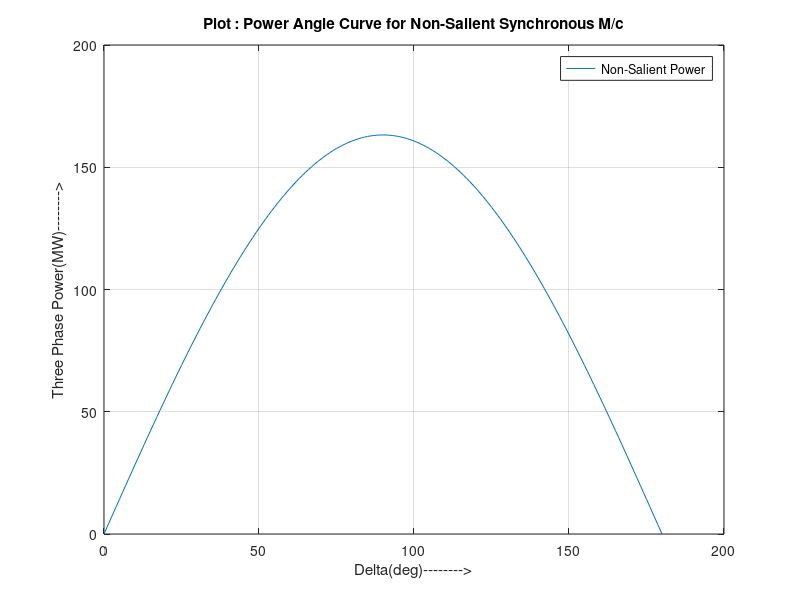

Write the MATLAB code that produced this figure.
% Supreeth Rao 1MS19EE057 19/10/2022
% Determination of power angle characteristics of salient and non-salient pole motor
clc;
clear;
P=48;
pf=0.8;
Vt=34.64;
Xd=10;
Xq=10;

Vtph=Vt*1000/sqrt(3); % Per phase Voltage
pf_a=acos(pf);
Q=P*tan(pf_a);
I=(P-j*Q)*1000000/(3*Vtph); % Current in Amps
delta=0:1:180;
delta_rad=delta*(pi/180);

if Xd~=Xq
    %Salient Pole Synchronous Motor
    Eq=Vtph+(j*I*Xq);
    Id_mag=abs(I)*sin(angle(Eq)-angle(I));
    Ef_mag=abs(Eq)+((Xd-Xq)*Id_mag);
    Exitation_emf=Ef_mag
    Reg=(Ef_mag-abs(Vtph))*100/abs(Vtph)
    PP=Ef_mag*Vtph*sin(delta_rad)/Xd;
    Reluct_Power=Vtph^2*(Xd-Xq)*sin(2*delta_rad)/(2*Xd*Xq);
    Net_Reluct_Power=3*Reluct_Power/1000000;
    Power_sal=PP+Reluct_Power;
    Net_Power_sal=3*Power_sal/1000000;
    plot(delta,Net_Reluct_Power,'K');
    hold on
    plot(delta,Net_Power_sal,'r');
    xlabel('Delta(deg)-------->');
    ylabel('Three Phase Power(pu)-------->');
    title('Plot : Power Angle Curve for Salient Synchronous M/c');
    legend('Reluct Power','Salient Power');
end

if Xd==Xq
    %Non-Salient Pole Synchronous Motor
    Ef=Vtph+(j*I*Xd);
    Exitation_emf=abs(Ef)
    Reg=(abs(Ef)-abs(Vtph))*100/abs(Vtph)
    Power_non=abs(Ef)*Vtph*sin(delta_rad)/Xd;
    Net_Power=3*Power_non/1000000;
    plot(delta,Net_Power);
    xlabel('Delta(deg)-------->');
    ylabel('Three Phase Power(MW)-------->');
    title('Plot : Power Angle Curve for Non-Salient Synchronous M/c');
    legend('Non-Salient Power');
    end

grid;